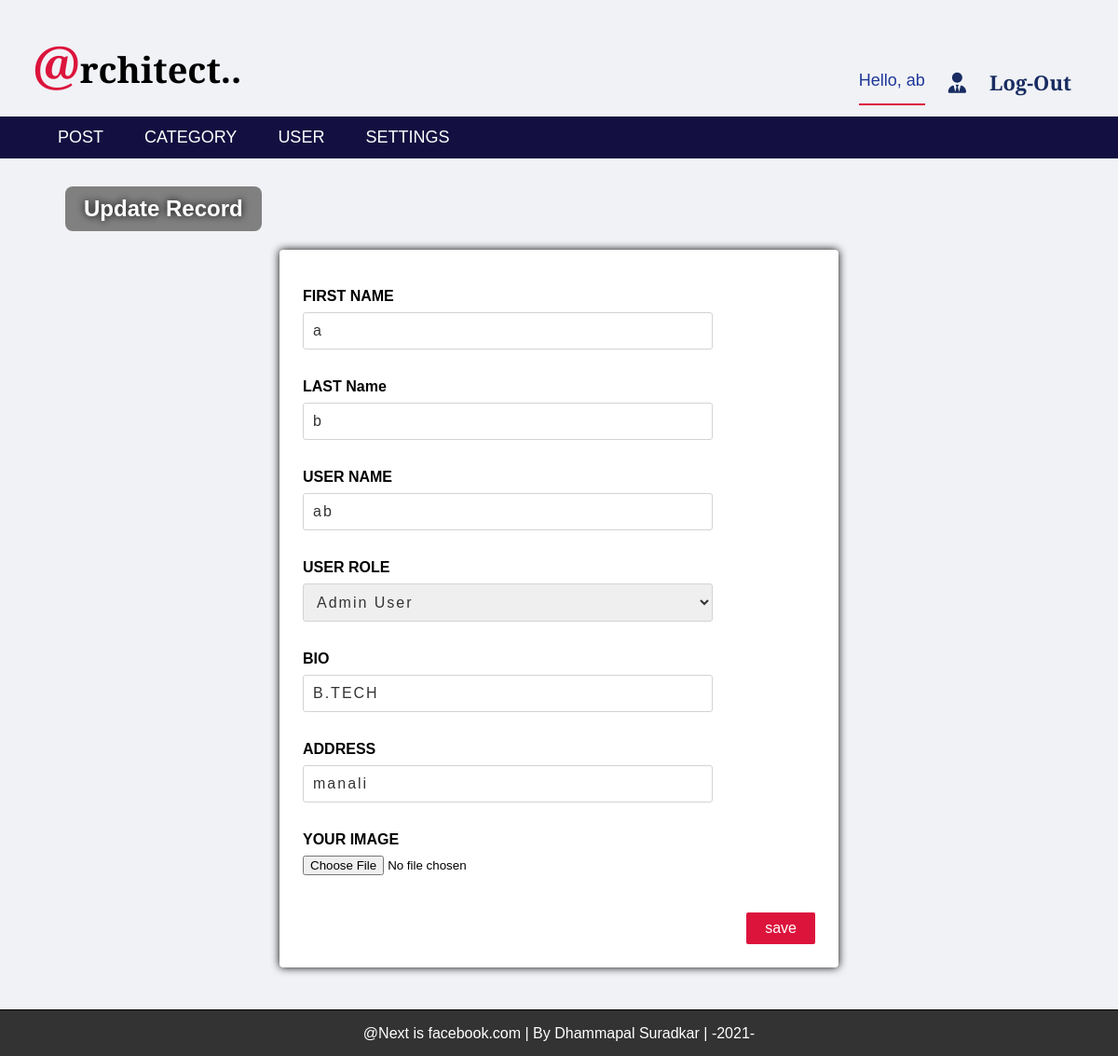
Page /admin/edit_user.php?id=11 (signed in) on the committed database.
### tables this page shows
CREATE TABLE `settings` (
  `setting_id` int(11) NOT NULL,
  `website_name` varchar(255) NOT NULL,
  `website_logo` varchar(255) NOT NULL,
  `FooterDesc` varchar(300) NOT NULL
);

CREATE TABLE `user` (
  `user_id` int(11) NOT NULL,
  `FirstName` varchar(255) NOT NULL,
  `LastName` varchar(255) NOT NULL,
  `Username` varchar(255) NOT NULL,
  `password` varchar(255) NOT NULL,
  `Role` varchar(50) NOT NULL,
  `bio` varchar(255) NOT NULL,
  `address` varchar(100) NOT NULL,
  `img` varchar(150) NOT NULL
);

### admin/edit_user.php (the view, shortened to what this page needs)
<?php
  include 'header_nav.php';
?>
<div class="form_settings">
  <h2>Update Record</h2>
  <?php
     include 'connection.php';
     $user_id = mysqli_real_escape_string($conn, $_GET['id']);
     $sql = "SELECT * FROM user WHERE user_id = '{$user_id}'";
     $squery = mysqli_query($conn, $sql) or die("Error in Query : select");
     if(mysqli_num_rows($squery) > 0){
       while($row = mysqli_fetch_assoc($squery)){
  ?>
  <form action="<?php $_SERVER['PHP_SELF']; ?>" method="post" enctype="multipart/form-data">
    <div class="part p">
      <p><b>FIRST NAME</b></p>
      <input type="text" name="fname" value="<?php echo $row['FirstName']; ?>">
    </div>
    <div class="part p">
      <p><b>LAST Name</b></p>
      <input type="text" name="lname" value="<?php echo $row['LastName']; ?>">
    </div>
    <div class="part p">
      <p><b>USER NAME</b></p>
      <input type="text" name="username" value="<?php echo $row['Username']; ?>">
    </div>
    <div class="part p">
      <p><b>USER ROLE</b></p>
      <select name="user_role">
        <?php
           if($row['Role'] == 1){
             echo "<option value='1' selected>Admin User</option>";
           }else{
             echo "<option value='1'>Admin User</option>";
             echo "<option value='1' selected>Normal User</option>";
           }
        ?>
      </select>
    </div>
    <div class="part p">
      <p><b>BIO</b></p>
      <input type="text" name="bio" value="<?php echo $row['bio']; ?>" required>
    </div>
    <div class="part p">
      <p><b>ADDRESS</b></p>
      <input type="text" name="address" value="<?php echo $row['address']; ?>" required>
    </div>
    <div class="part p">
      <p><b>YOUR IMAGE</b></p>
      <input type="file" name="user-img" required>
    </div>
    <div class="part part1 p1">
      <input type="submit" name="save" value="save">
    </div>
  </form>
  <?php
       }
     }
  ?>
</div>
<div class="container footer footer_post">
  <?php
     $sql1 = "SELECT FooterDesc FROM settings";
     $squery1 = mysqli_query($conn, $sql1) or die("Error in Query : select");
     $row1 = mysqli_fetch_assoc($squery1);
  ?>
  <p><?php echo $row1['FooterDesc']; ?></p>
</div>

### admin/header_nav.php (shortened to what this page needs)
<!DOCTYPE html>
<html lang="en" dir="ltr">
  <head>
    <link rel="stylesheet" href="../css/style1.css">
    <link rel="stylesheet" href="css/style2.css">
  </head>
  <body>
    <div class="container">
      <div class="head">
        <?php
           include 'connection.php';
           $sql = "SELECT website_name FROM settings";
           $squery = mysqli_query($conn, $sql) or die("Error in Query : select");
           $row = mysqli_fetch_assoc($squery);
        ?>
        <a href="http://localhost:8012/My_Large_Project/cms_news_project/"><span class="t_head"><?php echo substr($row['website_name'],0,1); ?></span><?php echo substr($row['website_name'],1,30); ?></a>
        <div class="log">
          <span class="username">Hello, <?php echo $_SESSION['username']; ?></span>
          <a href="user_page.php"><i class="fas fa-user-tie"></i></a>
          <a href="log-out.php">Log-Out</a>
        </div>
      </div>
      <div class="navbar">
        <ul id="list">
          <div class="link-1">
          <li id="first"><a class="list-item" href="post.php">POST</a></li>
          <?php
             if($_SESSION['role'] == 1){
          ?>
          <div id="hidelinks">
            <li><a class="list-item" href="category.php">CATEGORY</a></li>
            <li><a class="list-item" href="users.php">USER</a></li>
            <li><a class="list-item" href="settings.php">SETTINGS</a></li>
          </div>
          </div>
          <?php } ?>
        </ul>
      </div>
    </div>
  </body>
</html>

### css/style1.css (style rules this page uses)
* { box-sizing: border-box; }
body { margin: 0; font-family: arial; background-color: #f1f2f6; }
.container { width: 100%; }
.container .head { display: flex; justify-content: space-between; background-color: #f1f2f6; width: 100%; padding: 10px; text-align: center; }
.container .head a { display: block; color: black; margin: 20px 0 10px 25px; text-decoration: none; font-size: 38px; font-weight: 600; font-family: 'Cormorant Unicase', serif; }
.container .head a span { font-size: 55px; color: crimson; }
.container .head .log { display: flex; align-self: center; margin-top: 40px; margin-right: 40px; }
.container .head .log a { font-size: 22px; color: #182C61; transition: 0.3s; }
.container .navbar { display: flow-root; }
.container .navbar ul { margin: 0; list-style-type: none; background-color: #130f40; }
.container .navbar ul li a { display: block; color: white; font-size: 18px; padding: 12px 22px; text-decoration: none; transition: 0.2s; }
.footer { background-color: #f1f2f6; border-top: 1px solid black; }
.footer p { padding: 0 0 15px; color: black; text-align: center; margin-bottom: 0; }
.footer { background-color: #333; }
.footer p { color: white; }

### admin/css/style2.css (style rules this page uses)
* { box-sizing: border-box; }
body { margin: 0; font-family: arial; }
.container .head .log .username { color: #1e3799; margin-top: 23px; font-size: 18px; border-bottom: 2px solid crimson; }
.container .navbar ul { display: flow-root; margin: 0; list-style-type: none; background-color: #130f40; }
.container .navbar ul .link-1 { float: left; width: 90%; }
.container .navbar ul li { float: left; }
.form_settings { width: 100%; min-height: 80vh; }
.form_settings h2 { color: white; text-shadow: 0 0 8px black; margin-top: 30px; margin-left: 70px; background-color: gray; border-radius: 8px; padding: 10px 20px; display: inline-block; }
.form_settings form { width: 50%; background-color: white; padding: 25px 25px 0; border-radius: 4px; margin: 0 auto 45px; box-shadow: 0 0 10px black; overflow: auto; transition: 0.3s; }
.form_settings form .part { margin-bottom: 25px; width: 100%; overflow: auto; }
.form_settings form .p { margin-bottom: 15px; }
.form_settings form .part p { margin-bottom: 8px; }
.form_settings form .part input[type='text'], .form_settings form .part input[type='password'],select { width: 80%; padding: 10px; border-radius: 3px; color: #333; font-size: 16px; letter-spacing: 2px; border: 1px solid lightgray; }
.form_settings form .part1 { text-align: right; }
.form_settings form .part input[type='submit'] { background-color: crimson; padding: 8px 20px; border: none; border-radius: 2px; color: white; font-size: 16px; transition: 0.3s; }
.form_settings form .p1 { margin-top: 40px; }
.footer_post { background-color: #333; }
.footer_post p { color: white; }

### rows in the picture
settings: website_name "@", website_name "rchitect..", FooterDesc "@Next is facebook.com | By Dhammapal Suradkar | -2021-"
user: fname "a", lname "b", username "ab", user_role "Admin User", bio "B.TECH", address "manali"

### other values in the picture
$_SESSION['username'] "ab"
